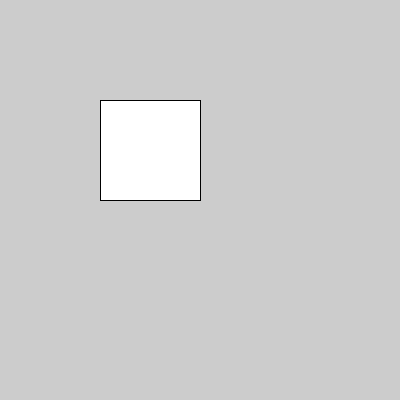
Frame 1 (no input)
Frame 60 (the mouse pressed at the canvas centre just before this capture): identical to frame 1, image omitted
Frame 120 (the mouse held since frame 60 and released just before this capture): identical to frame 1, image omitted

The Processing sketch that drew this single still picture (run headless with seeded random() and noise(); from frame 60 on, the mouse is pressed at the canvas centre):

// Processing sketch: DearData100_Kristos
// ── DearData100_Kristos.pde
//

void setup(){
  print("My dear data project");
  size(400,400);
  
}


void draw(){
  
  rect(100,100,100,100);
}
